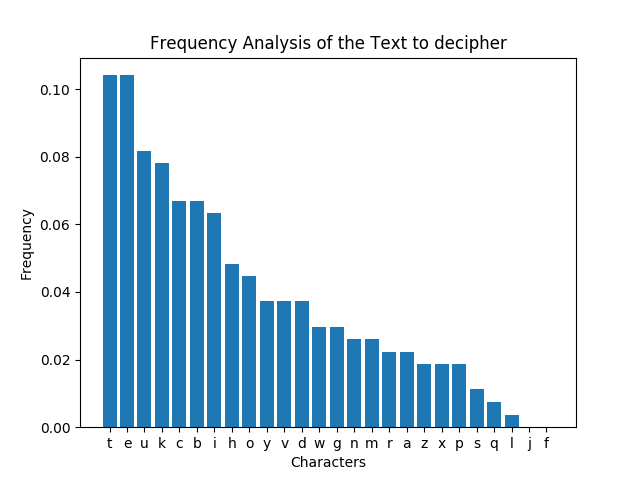

Generate this figure with Python:
import matplotlib.pyplot as plt
import numpy as np

f = open("level_3.txt", "r+")
s = f.read()
f.close()

a = [0 for i in range(26)]
b = []

for i in range(26):
	b.append(chr(ord('a')+i))

for i in s:
	if(i.isalpha()):
		a[ord(i)-ord('a')] += 1/(len(s)-1)

x = np.arange(26)
c = [(a[i], b[i]) for i in range(26)]
c.sort(reverse = True)

for k in range(26):
	a[k], b[k] = c[k][0], c[k][1]

plt.bar(x, a)
plt.xticks(x, b)
plt.xlabel('Characters')
plt.ylabel('Frequency')
plt.title('Frequency Analysis of the Text to decipher')
# plt.show()
plt.savefig('Frequency_Analysis')
